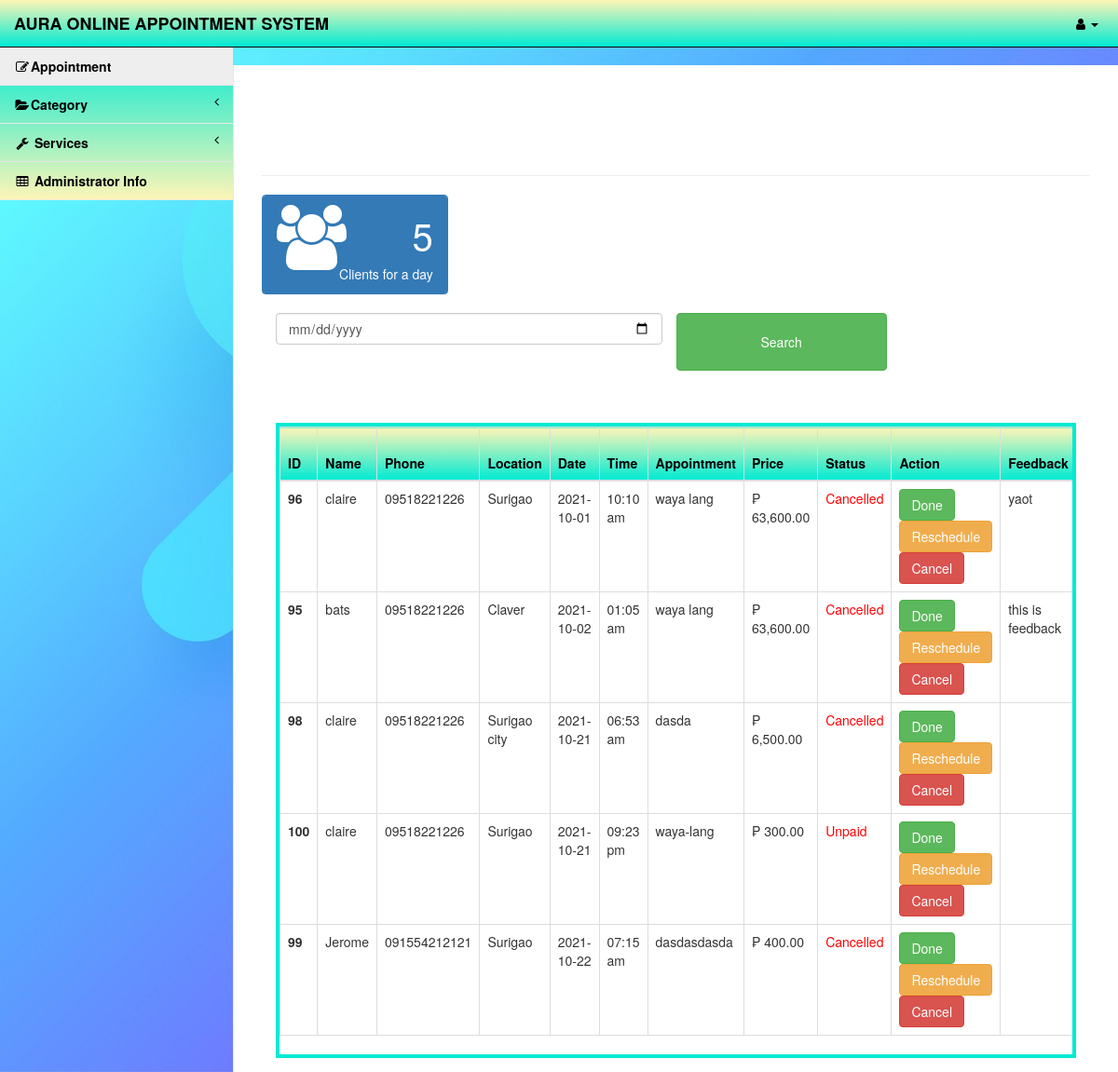
/page/appointment.php (signed in), run on the app's committed database.
### tables this page shows
CREATE TABLE `appointment` (
  `id` int(10) NOT NULL,
  `name` varchar(255) NOT NULL,
  `phone` varchar(50) NOT NULL,
  `location` varchar(255) NOT NULL,
  `date` date NOT NULL,
  `time` time(6) NOT NULL,
  `servicerequest` varchar(255) NOT NULL,
  `price` varchar(255) NOT NULL,
  `status` varchar(255) NOT NULL,
  `feedback` varchar(250) NOT NULL,
  `reason` varchar(255) NOT NULL
);

### page/appointment.php (the view, shortened to what this page needs)
<?php include 'index.php';
?>
<div id="page-wrapper">
    <div class="container-fluid ">
        <div class="row">
            <div class="col-lg-12">
                <h1 class="page-header b">&nbsp;</h1>
                <form action="" method="post">
                    <div class="row">
                        <div class="col-lg-3 col-md-6">
                            <div class="panel panel-primary">
                                <div class="panel-heading">
                                    <div class="row">
                                        <div class="col-xs-3">
                                            <i class="fa  fa-users fa-5x"></i>
                                        </div>
                                        <div class="col-xs-9 text-right">
                                            <?php
                                            include "sessionCon.php";
                                            $query = "SELECT id FROM appointment ORDER BY id";
                                            $query_run = mysqli_query($conn, $query);
                                            $row = mysqli_num_rows($query_run);
                                            echo '<h4 class="huge"> ' . $row . '</h4>';
                                            ?>
                                            <div>Clients for a day</div>
                                        </div>
                                    </div>
                                </div>
                            </div>
                        </div>
                    </div>
                    <div class="row">
                        <div class="col-lg-12">
                            <div class="col-lg-6">
                                <input type="date" class="form-control" name="option">
                            </div>
                            <button style="padding: 20px 90px;"  class="btn btn-success" name="search">Search</button>
                            <div class="col-lg-6">
                </form>
                <?php
                $con = new mysqli('localhost', 'root', '', 'mydatabase');
                if (isset($_POST['search'])) {
                    $searchkey = $_POST['option'];
                    $sql = "Select * from `appointment`  where date like '%$searchkey%' ";
                } else {
                    $sql = "Select * from `appointment`  ORDER BY date ASC";
                }
                $result = mysqli_query($con, $sql);
                ?>
            </div>
            <div class="panel-body">
                <div class="panel-heading">
                </div>
                <div style=" border: 4px solid #00EAD3;" class="table-responsive">
                    <table  id="table" class="table table-bordered ">
                        <thead>
                            <tr>
                                <th style= "color:black; background-image:linear-gradient(0deg, #00EAD3,#FFF5B7);">ID</th>
                                <th style= "color:black; background-image:linear-gradient(0deg, #00EAD3,#FFF5B7);">Name</th>
                                <th style= "color:black; background-image:linear-gradient(0deg, #00EAD3,#FFF5B7);">Phone</th>
                                <th style= "color:black; background-image:linear-gradient(0deg, #00EAD3,#FFF5B7);">Location</th>
                                <th style= "color:black; background-image:linear-gradient(0deg, #00EAD3,#FFF5B7);">Date</th>
                                <th style= "color:black; background-image:linear-gradient(0deg, #00EAD3,#FFF5B7);">Time</th>
                                <th style= "color:black; background-image:linear-gradient(0deg, #00EAD3,#FFF5B7);">Appointment</th>
                                <th style= "color:black; background-image:linear-gradient(0deg, #00EAD3,#FFF5B7);">Price</th>
                                <th style= "color:black; background-image:linear-gradient(0deg, #00EAD3,#FFF5B7);">Status</th>
                                <th style= "color:black; background-image:linear-gradient(0deg, #00EAD3,#FFF5B7);">Action</th>
                                <th style= "color:black; background-image:linear-gradient(0deg, #00EAD3,#FFF5B7);">Feedback</th>
                            </tr>
                        </thead>
                        <tbody>
                            <tr class="gradeU">
                                <?php
                                if ($result) {
                                    while ($row = mysqli_fetch_assoc($result)) {
                                        $id = $row['id'];
                                        $name = $row['name'];
                                        $phone = $row['phone'];
                                        $location = $row['location'];
                                        $date = $row['date'];
                                        $time = $row['time'];
                                        $servicerequest = $row['servicerequest'];
                                        $price = $row['price'];
                                        $status = $row['status'];
                                        $feedback = $row['feedback'];
                                        $reason = $row['reason'];
                                        $Color = "red";
                                        $Colorg = "green";
                                        if ($status == "Unpaid"||$status == "Cancelled") {
                                            $holder = '<div style="Color:' . $Color . '">' . $status . '</div>';
                                        } else {
                                            $holder = '<div style="Color:' . $Colorg . '">' . $status . '</div>';
                                        }
                                        if ($status == "Paid") {
                                            $PaidButton = '<button disabled  class="btn btn-success"><a class="wt" href="updateApp.php?updateAppid=' . $id . '">Done</a></button>';
                                        } else {
                                            $PaidButton = '<button  class="btn btn-success"><a class="wt" href="updateApp.php?updateAppid=' . $id . '">Done</a></button>';
                                        }
                                        $currentDateTime = $time;
                                        $newDateTime = date('h:i a', strtotime($currentDateTime));
                                        echo
                                        '<tr>
                                                            <th scope="row">' . $id . '</th>
                                                            <td>' . $name . '</td>
                                                            <td>' . $phone . '</td>
                                                            <td>' . $location . '</td>
                                                            <td>' . $date . '</td>
                                                            <td>' . $newDateTime . '</td>
                                                            <td>' . $servicerequest . '</td>
                                                            <td>' . $price . '</td>
                                                            <td>' . $holder . '</td>
                                                            <td>
                                                            ' .  $PaidButton . '
                                                            <button type="button" data-toggle="modal" data-target="#myModal" name="edit" class="btn btn-warning">Reschedule</button>
                                                            <button class="btn btn-danger"><a class="wt" href="delete33.php?deleteid1=' . $id . '">Cancel</a></button>
                                                            </td>
                                                            <td>' . $feedback . '</td>
                                                            <td>' . $reason  . '</td>
                                                        </tr>';
                                    }
                                }
                                ?>
                            </tr>
                        </tbody>
                    </table>
                </div>
            </div>
        </div>
    </div>
</div>

### css/startmin.css (style rules this page uses)
body { background-color: #f8f8f8; }
#page-wrapper { padding-top: 30px; min-height: 568px; background-color: #fff; }
@media (min-width:768px) { #page-wrapper { position: inherit; margin-left: 250px; padding: 30px 15px 0 15px; border-left: 1px solid #e7e7e7; } }
.huge { font-size: 40px; }

### page/appointment.php (style rules this page uses)
.wt { color: white; }
body { background-image: url("../page/images/bg.jpg"); background-repeat: no-repeat; background-attachment: fixed; background-size: cover; }

### data on the page
appointment: id "96", name "claire", phone "09518221226", location "Surigao", date "2021-10-01", time "10:10 am", servicerequest "waya lang", price "₱ 63,600.00", status "Cancelled", feedback "yaot"
appointment: id "95", name "bats", phone "09518221226", location "Claver", date "2021-10-02", time "01:05 am", servicerequest "waya lang", price "₱ 63,600.00", status "Cancelled", feedback "this is feedback"
appointment: id "98", name "claire", phone "09518221226", location "Surigao city", date "2021-10-21", time "06:53 am", servicerequest "dasda", price "₱ 6,500.00", status "Cancelled"
appointment: id "100", name "claire", phone "09518221226", location "Surigao", date "2021-10-21", time "09:23 pm", servicerequest "waya-lang", price "₱ 300.00", status "Unpaid"
appointment: id "99", name "Jerome", phone "091554212121", location "Surigao", date "2021-10-22", time "07:15 am", servicerequest "dasdasdasda", price "₱ 400.00", status "Cancelled"

### other printed values
$row "5"
